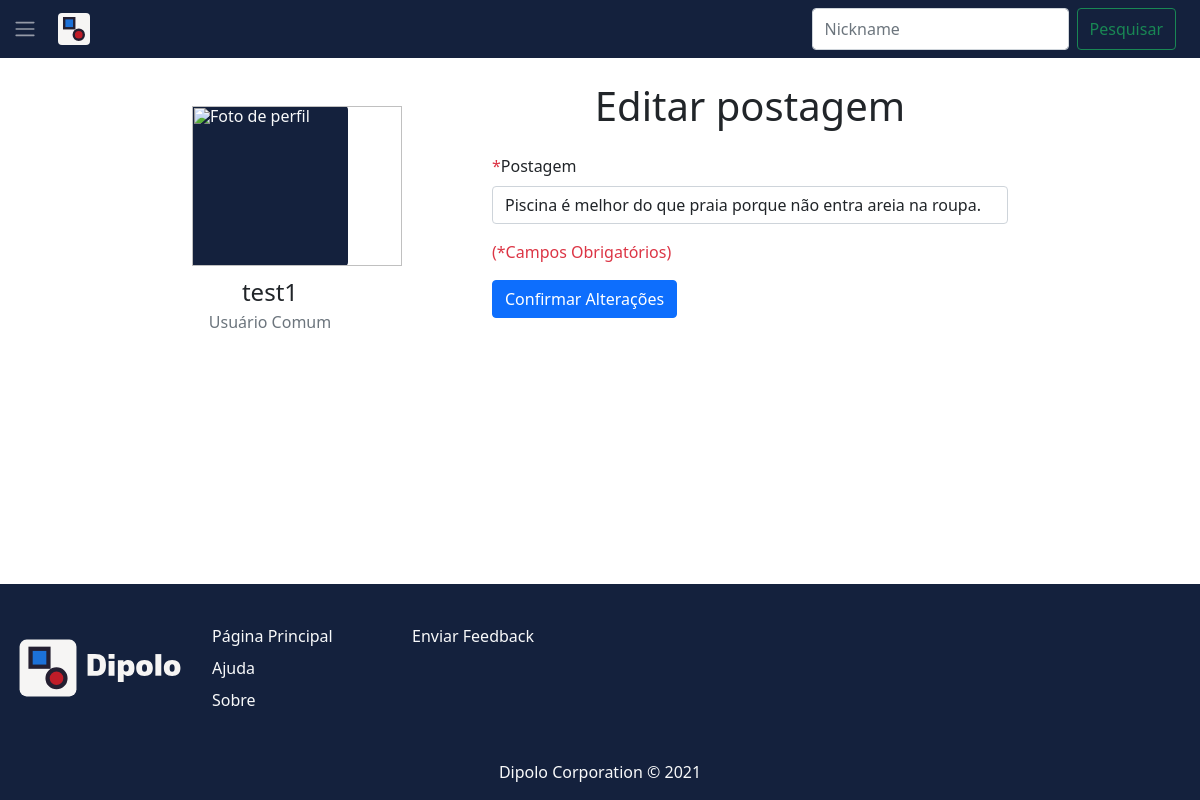
The app's page /alteracao_postagem.php?cod_postagem=1 (signed in) with its own data.
### tables this page shows
CREATE TABLE usuarios (
 cod_usuario int NOT NULL AUTO_INCREMENT, 
 nickname varchar(10) NOT NULL,
 nome varchar(100) NOT NULL,
 datanasc date NOT NULL,
 email varchar(35) NOT NULL,
 senha varchar(255) NOT NULL,
 adm boolean NOT NULL,
 caminho_img varchar(256),
 primary key(cod_usuario)
);

CREATE TABLE postagens (
 cod_postagem int NOT NULL AUTO_INCREMENT,
 texto_post varchar(350) NOT NULL,
 cod_usuario int NOT NULL,
 primary key(cod_postagem),
 foreign key (cod_usuario) references usuarios (cod_usuario)
);

### src/autentica.php (called while the page is built, shortened)
<?php
    if(isset($_SESSION["nickname"])){
        $nickname = $_SESSION["nickname"];
    }
    if(isset($_SESSION["senha"])){
        $senha = $_SESSION["senha"];
    }
    if(empty($nickname) OR empty($senha)){
        $_SESSION["fez_login"] = false;
    }
    else{
        include "conecta_mysql.php";
        $sql = "SELECT * FROM usuarios WHERE nickname = '$nickname';";
        $resposta = mysqli_query($mysqli, $sql);
        if(mysqli_num_rows($resposta) != 1){
            unset($_SESSION["nickname"]);
            unset($_SESSION["senha"]);
            unset($_SESSION["cod_usuario"]);
            $_SESSION["fez_login"] = false;
        }
        else{
            $usuario = mysqli_fetch_array($resposta);
        }
    }

### src/return_dados.php (called while the page is built)
<?php
function return_dados($dado, $nick, $mysqli)
{
    if ($nick == "") {
        $nick = $_SESSION["nickname"];
        $nick = htmlspecialchars($nick);
    }
    $sql = "SELECT * FROM usuarios WHERE nickname LIKE '$nick';";
    $resposta = mysqli_query($mysqli, $sql);
    $usuario = mysqli_fetch_array($resposta);
    if ($dado == "nickname") {
        return $usuario["nickname"];
    } elseif ($dado == "nome") {
        return $usuario["nome"];
    } elseif ($dado == "email") {
        return $usuario["email"];
    } elseif ($dado == "datanasc") {
        return $usuario["datanasc"];
    } elseif ($dado == "adm") {
        return $usuario["adm"];
    } elseif ($dado == "cod_usuario") {
        return $usuario["cod_usuario"];
    } elseif ($dado == "caminho_img") {
        if ($usuario["caminho_img"] == null) {
            return "../imagens/no-image.svg";
        } else {
            return $usuario["caminho_img"];
        }
    }
}

### src/alteracao_postagem.php (the view, shortened to what this page needs)
<?php
include "autentica.php";
include "return_dados.php";
include "conecta_mysql.php";
$cod_postagem = $_GET["cod_postagem"];
$sql ="SELECT * FROM postagens WHERE cod_postagem = $cod_postagem;";
$resposta = mysqli_query($mysqli,$sql);
$postagem = mysqli_fetch_array($resposta);
$texto_post = $postagem["texto_post"];
?>
<html>
    <head>
        <link href="css/main.css" rel="stylesheet">
        <link href="https://cdn.jsdelivr.net/npm/bootstrap@5.1.3/dist/css/bootstrap.min.css" rel="stylesheet">
    </head>
    <body class="d-flex flex-column min-vh-100">
        <?php
        include 'navbar.php';
        ?>
        <div class="container-flex p-5 py-4">
            <div class="container-flex pb-2">
                <?php if ($_SESSION["fez_login"]) : ?>
                    <div class="row justify-content-evenly px-4">
                        <div class="col-2 py-4">
                            <div class="figure-img img-fluid rounded bg-azul text-light">
                                <img src="<?php echo $usuario['caminho_img'] ?>" alt="Foto de perfil" width="210" height="160">
                            </div>
                            <p class="text-center fs-4 mb-0">
                                <?php echo return_dados("nickname", "", $mysqli); ?>
                            </p>
                            <p class="text-center fw-light text-muted"><?php echo return_dados("nome", "", $mysqli); ?></p>
                        </div>
                        <div class="col-6">
                            <h1 class="text-center mb-4">Editar postagem</h1>
                            <form action="recebe_alteracao.php" method="POST">
                                <div class="mb-3">
                                    <label for="alteracaoInputNickname" class="form-label">
                                        <span class="text-danger">*</span>Postagem</label>
                                    <input type="textarea" id="alteracaoInputNickname" class="form-control mb-3"
                                    name="texto_post" maxlength="350" value="<?php echo $texto_post ?>" required>
                                </div>
                                <div class="text-danger mb-3">(*Campos Obrigatórios)</div>
                                <div class="row justify-content-between">
                                    <div class="col-auto">
                                        <button type="submit" class="btn btn-primary">Confirmar Alterações</button>
                                    </div>
                                </div>
                            </form>
                        </div>
                    </div>
                <?php
                else : header("Location: login_cadastro.php");
                endif;
                ?>
            </div>
        </div>
    <body>
</html>

### src/css/main.css (style rules this page uses)
.bg-azul { background-color: #14213d !important; }

### records on screen
usuarios: nickname "test1", nome "Usuário Comum"
postagens: texto_post "Piscina é melhor do que praia porque não entra areia na roupa."
